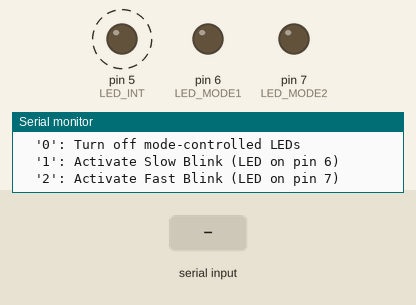
Simulated run of this sketch. Board: Arduino Uno, built with avr-gcc and run on an emulated ATmega328P. Parts: output pins drawn as LEDs (lit = HIGH), the last lines printed to the serial monitor. Dashed ring = blinking. The inputs (shaded band) are chosen by the test bench.

Above: at 2.2 s.
2.3 s: "2\n" received over Serial
At 2.92 s:
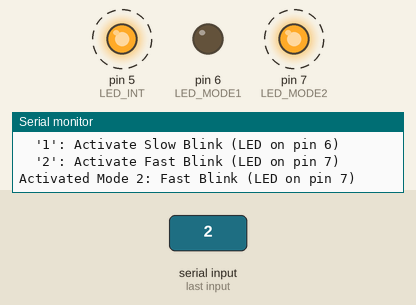
5.3 s: byte 49 ('1') received over Serial
At 6.0 s:
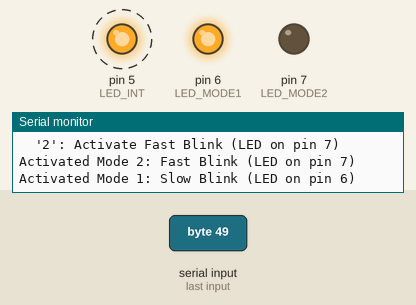
8.3 s: byte 48 ('0') received over Serial
At 9.1 s:
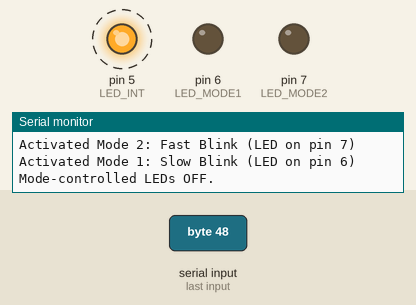
11.3 s: "1\n" received over Serial
At 11.52 s:
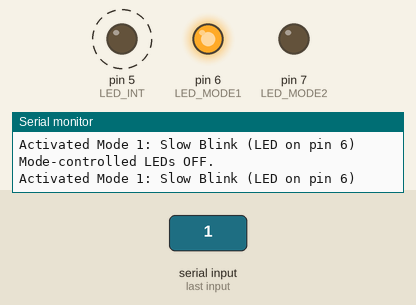
14.3 s: "0\n" received over Serial
At 15.1 s:
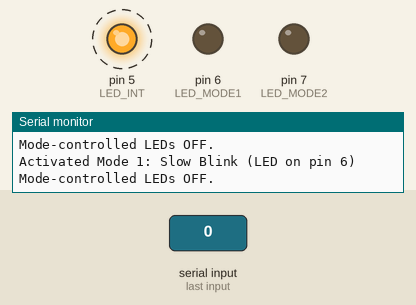
Timing chart, 0 to 18.3 s (numbered marks = the images above; inputs shaded):
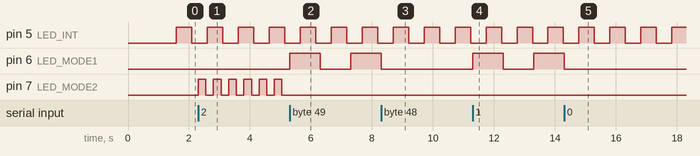

The sketch:

third_task.ino
```cpp
const int LED_INT = 5;       // Светодиод, управляемый прерыванием Таймера2
const int LED_MODE1 = 6;     // Светодиод для режима 1 (управляемый Serial)
const int LED_MODE2 = 7;     // Светодиод для режима 2 (управляемый Serial)

// Для управления миганием по прерыванию Timer2
volatile int timer2_overflow_count = 0;
const int TIMER2_TARGET_OVERFLOWS = 31;

// Для управления режимами мигания через Serial
int currentBlinkMode = 0; // 0 - нет активных режимов, 1 - Mode1, 2 - Mode2

unsigned long previousMillisMode1 = 0;
const long intervalMode1 = 1000;

unsigned long previousMillisMode2 = 0;
const long intervalMode2 = 250;


void setup() {
  pinMode(LED_INT, OUTPUT);
  pinMode(LED_MODE1, OUTPUT);
  pinMode(LED_MODE2, OUTPUT);

  Serial.begin(9600);

  delay(1000);


  Serial.println("Arduino Blink Modes Control:");
  Serial.println("  '0': Turn off mode-controlled LEDs");
  Serial.println("  '1': Activate Slow Blink (LED on pin 6)");
  Serial.println("  '2': Activate Fast Blink (LED on pin 7)");

  cli();

  TCCR2A = 0;
  TCCR2B = 0;
  TCNT2 = 0;

  TCCR2B |= (1 << CS22) | (1 << CS21) | (1 << CS20);

  TIMSK2 |= (1 << TOIE2);

  sei();
}

ISR(TIMER2_OVF_vect) {
  timer2_overflow_count++;

  if (timer2_overflow_count >= TIMER2_TARGET_OVERFLOWS) {
    digitalWrite(LED_INT, !digitalRead(LED_INT));
    timer2_overflow_count = 0;
  }
}


void loop() {
  if (Serial.available()) {
    char command = Serial.read();

    if (command == '\r' || command == '\n') {
      return;
    }

    switch (command) {
      case '0':
        currentBlinkMode = 0;
        digitalWrite(LED_MODE1, LOW); // Выключаем LED_MODE1
        digitalWrite(LED_MODE2, LOW); // Выключаем LED_MODE2
        Serial.println("Mode-controlled LEDs OFF.");
        break;
      case '1':
        currentBlinkMode = 1;
        digitalWrite(LED_MODE2, LOW); // Выключаем LED_MODE2, если он был активен
        Serial.println("Activated Mode 1: Slow Blink (LED on pin 6)");
        break;
      case '2':
        currentBlinkMode = 2;
        digitalWrite(LED_MODE1, LOW); // Выключаем LED_MODE1, если он был активен
        Serial.println("Activated Mode 2: Fast Blink (LED on pin 7)");
        break;
      default:
        Serial.println("Unknown command. Use '0', '1', or '2'.");
        break;
    }
  }

  // Управление миганием в зависимости от выбранного режима

  // Режим 1: Медленное мигание на LED_MODE1
  if (currentBlinkMode == 1) {
    unsigned long currentMillis = millis();
    if (currentMillis - previousMillisMode1 >= intervalMode1) {
      previousMillisMode1 = currentMillis;
      digitalWrite(LED_MODE1, !digitalRead(LED_MODE1)); // Переключаем состояние LED_MODE1
    }
  }

  // Режим 2: Быстрое мигание на LED_MODE2
  if (currentBlinkMode == 2) {
    unsigned long currentMillis = millis();
    if (currentMillis - previousMillisMode2 >= intervalMode2) {
      previousMillisMode2 = currentMillis;
      digitalWrite(LED_MODE2, !digitalRead(LED_MODE2)); // Переключаем состояние LED_MODE2
    }
  }
}
```

Measured:
- after the input at 2.3 s, pin 7 (LED_MODE2): alternates HIGH for 0.25 s and LOW for 0.25 s, starting at once
- after the input at 5.3 s, pin 6 (LED_MODE1): LOW → HIGH at once, → LOW 1.0 s later, → HIGH 1.0 s later; pin 7 (LED_MODE2): stops changing and stays LOW
- after the input at 8.3 s, pin 6 (LED_MODE1): goes on until 8.3 s, then stays LOW
- after the input at 11.3 s, pin 6 (LED_MODE1): LOW → HIGH at once, → LOW 1.0 s later, → HIGH 1.0 s later
- after the input at 14.3 s, pin 6 (LED_MODE1): goes on until 14.3 s, then stays LOW
- by itself, pin 5 (LED_INT): alternates HIGH for 0.51 s and LOW for 0.51 s
